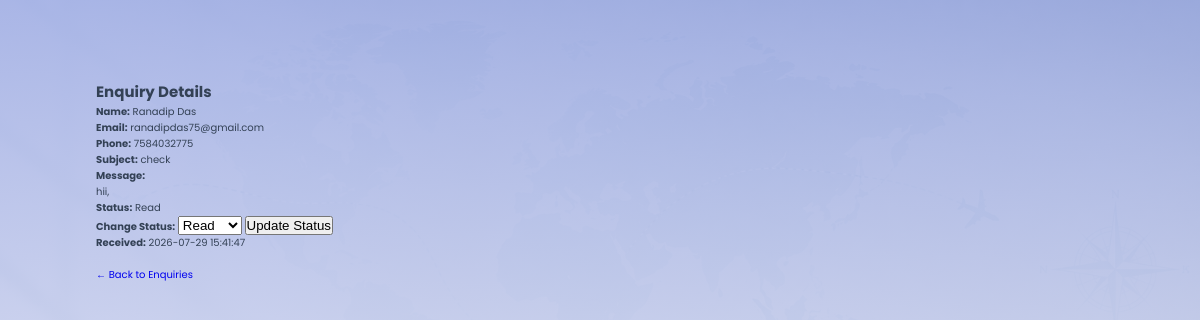
/admin/view-enquiry.php?id=2 (signed in), run on the app's committed database.
### tables this page shows
CREATE TABLE `enquiries` (
  `id` int(10) UNSIGNED NOT NULL,
  `full_name` varchar(100) NOT NULL,
  `email` varchar(150) NOT NULL,
  `phone` varchar(20) DEFAULT NULL,
  `subject` varchar(200) NOT NULL,
  `message` text NOT NULL,
  `status` enum('New','Read','Closed') DEFAULT 'New',
  `created_at` timestamp NOT NULL DEFAULT current_timestamp()
);

### includes/functions.php (called while the page is built, shortened)
<?php
function e($value): string
{
    return htmlspecialchars((string) $value, ENT_QUOTES, 'UTF-8');
}

### admin/view-enquiry.php (the view, shortened to what this page needs)
<?php
require_once '../config/database.php';
require_once '../includes/functions.php';
$enquiryId = filter_input(
    INPUT_GET,
    'id',
    FILTER_VALIDATE_INT
);
$statement = $pdo->prepare(
    "SELECT
        id,
        full_name,
        email,
        phone,
        subject,
        message,
        status,
        created_at
     FROM enquiries
     WHERE id = :id
     LIMIT 1"
);
$statement->execute([
    'id' => $enquiryId
]);
$enquiry = $statement->fetch();
?>
<!DOCTYPE html>
<html lang="en">
<head>
    <link
        rel="stylesheet"
        href="../assets/css/style.css"
    >
</head>
<body class="admin-dashboard-page">
<section>
    <h2>Enquiry Details</h2>
    <p>
        <strong>Name:</strong>
        <?= e($enquiry['full_name']) ?>
    </p>
    <p>
        <strong>Email:</strong>
        <?= e($enquiry['email']) ?>
    </p>
    <p>
        <strong>Phone:</strong>
        <?= e($enquiry['phone'] ?? '') ?>
    </p>
    <p>
        <strong>Subject:</strong>
        <?= e($enquiry['subject']) ?>
    </p>
    <p>
        <strong>Message:</strong>
    </p>
    <p>
        <?= nl2br(e($enquiry['message'])) ?>
    </p>
    <p>
    <strong>Status:</strong>
    <?= e($enquiry['status']) ?>
</p>
<form method="POST">
    <label for="status">
        <strong>Change Status:</strong>
    </label>
    <select name="status" id="status">
        <option
            value="Read"
            <?= $enquiry['status'] === 'Read' ? 'selected' : '' ?>
        >
            Read
        </option>
    </select>
    <button type="submit" name="update_status">
        Update Status
    </button>
</form>
    <p>
        <strong>Received:</strong>
        <?= e($enquiry['created_at']) ?>
    </p>
    <br>
    <a href="enquiries.php">
        ← Back to Enquiries
    </a>
</section>
</body>
</html>

### assets/css/style.css (style rules this page uses)
:root { --primary:#2563eb; --primary-dark:#1d4ed8; --secondary:#0f172a; --accent:#f59e0b; --text:#334155; --text-light:#64748b; --white:#ffffff; --light:#cad6e1; --border:#e2e8f0; --shadow:0 10px 30px rgba(15,23,42,.08); --shadow-hover:0 20px 40px rgba(15,23,42,.12); --radius:18px; --radius-lg:24px; --transition:all .3s ease; }
* { margin:0; padding:0; box-sizing:border-box; }
html { font-size:62.5%; scroll-behavior:smooth; }
body { font-family:'Poppins', sans-serif; background:var(--white); color:var(--text); overflow-x:hidden; line-height:1.6; }
section { padding:8rem 8%; }
a { text-decoration:none; }
.admin-dashboard-page { min-height: 100vh; background: linear-gradient( rgba(151, 166, 225, 0.82), rgba(250, 248, 248, 0.82) ), url('../images/admin-bg.png'); background-size: cover; background-position: center; background-repeat: no-repeat; background-attachment: fixed; }

### data on the page
enquiries: full_name "Ranadip Das", email "ranadipdas75@gmail.com", phone "7584032775", subject "check", message "hii,", status "Read", created_at "2026-07-29 15:41:47"
